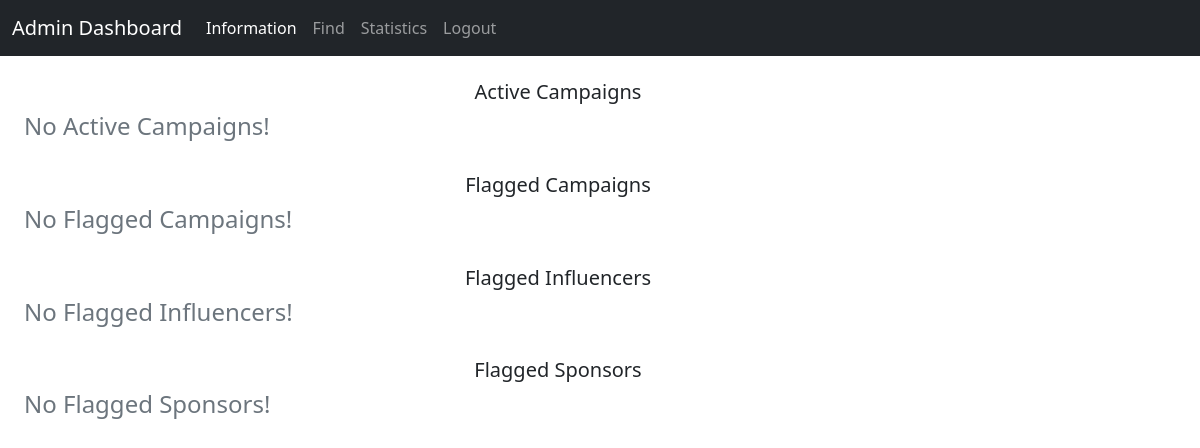
Before: /admin_dashboard with the older database file.
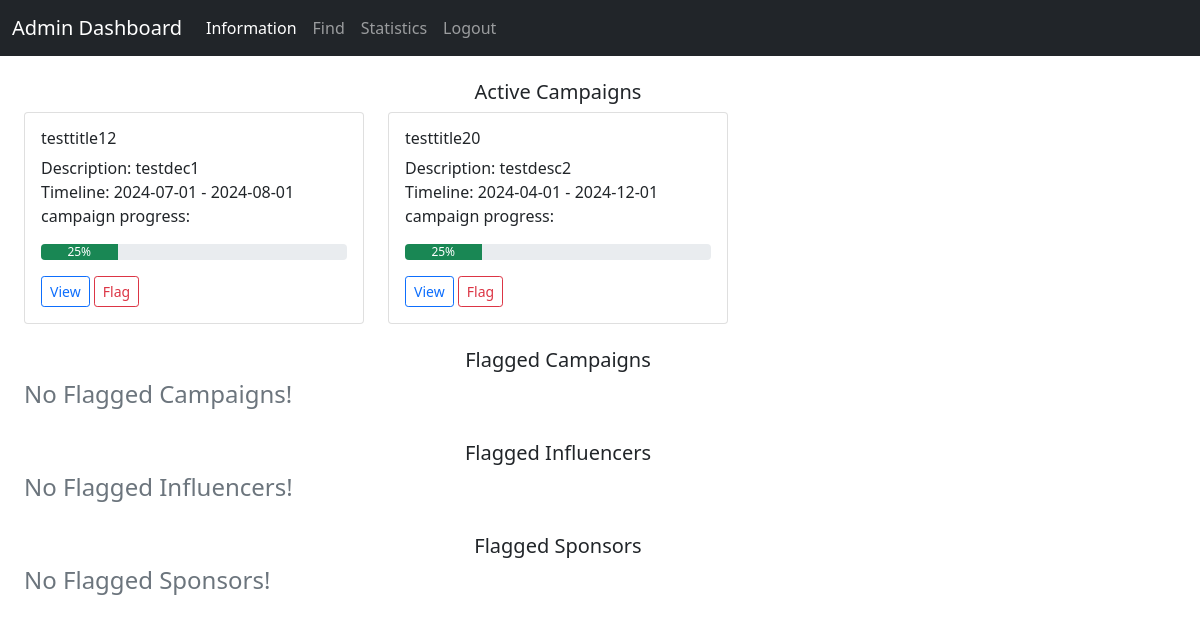
After: the same page with the newer database file.
### backend/models.py (models this page shows)
class Campaign(db.Model):
    __tablename__ = 'campaign'
    id = db.Column(db.Integer, primary_key=True)
    sponsor_id = db.Column(db.Integer, db.ForeignKey('sponsor.id'), nullable=False)
    visibility = db.Column(db.Enum('private', 'public'), default='public', nullable=False)
    title = db.Column(db.String, nullable=False)
    description = db.Column(db.String)
    goal = db.Column(db.String)
    start_date = db.Column(db.Date, nullable=False)
    end_date = db.Column(db.Date, nullable=False)
    budget = db.Column(db.Float, nullable=False)
    flagged = db.Column(db.Boolean, default=False)
    ad_request = db.relationship('Ad_Request', backref='campaign')

### backend/controllers.py (the view)
@app.route('/admin_dashboard', methods=['GET', 'POST'])
def admin_dashboard():
    return render_template('admin_dashboard.html', active_campaigns=fetch_active_campaigns(), flagged_campaigns=fetch_flagged_campaigns(),
                           flagged_influencers=fetch_flagged_influencers(), flagged_sponsors=fetch_flagged_sponsors())

### backend/controllers.py (called while the page is built)
def fetch_flagged_campaigns():
    campaigns = Campaign.query.filter_by(flagged=True).all()
    flagged_campaigns = {}
    for campaign in campaigns:
        if campaign.id not in flagged_campaigns.keys():
            flagged_campaigns[campaign.id] = {'title': campaign.title, 'description': campaign.description}
    return flagged_campaigns

def fetch_flagged_influencers():
    influencers = Influencer.query.filter_by(flagged=True).all()
    flagged_influencers = {}
    for influencer in influencers:
        if influencer.id not in flagged_influencers.keys():
            flagged_influencers[influencer.id] = {'fname': influencer.first_name, 'lname': influencer.last_name, 'username': influencer.username}
    return flagged_influencers

def fetch_flagged_sponsors():
    sponsors = Sponsor.query.filter_by(flagged=True).all()
    flagged_sponsors = {}
    for sponsor in sponsors:
        if sponsor.id not in flagged_sponsors.keys():
            flagged_sponsors[sponsor.id] = {'fname': sponsor.first_name, 'lname': sponsor.last_name, 'username': sponsor.username}
    return flagged_sponsors

### templates/admin_dashboard.html (shortened to what the changed rows need)
<!DOCTYPE html>
<html lang="en">
<head>
    <link href="https://cdn.jsdelivr.net/npm/bootstrap@5.0.2/dist/css/bootstrap.min.css" rel="stylesheet">
</head>
<body>
    <div id="container">
        <div class="container row">
            <h5 class="text-center"><br>Active Campaigns</h5>
            {% if active_campaigns %}
                {% for key,value in active_campaigns.items() %}
                    <div class="col-sm-4">
                        <div class="card">
                            <div class="card-body">
                                <h6 class="card-title">{{ value.title }}</h6>
                                <p class="card-text">
                                    Description: {{ value.description }}<br>
                                    Timeline: {{ value.start_date }} - {{ value.end_date }}
                                    campaign progress:
                                    <div class="progress">
                                        <div class="progress-bar bg-success" role="progressbar" style="width: 25%" aria-valuenow="25" aria-valuemin="0" aria-valuemax="100">25%</div>
                                    </div>
                                </p>
                                <a href="/campaign_details/{{ key }}" class="btn btn-outline-primary btn-sm">View</a>
                                <button type="button" class="btn btn-outline-danger btn-sm">Flag</button>
                            </div>
                        </div>
                    </div>
                {% endfor %}
            {% else %}
                <h4 class="text-secondary">No Active Campaigns!</h4>
            {% endif %}
        </div>
    </div>
</body>
</html>

Changed rows visible on the page:
added Campaign: title "testtitle12", description "testdec1", start_date "2024-07-01", end_date "2024-08-01"
added Campaign: title "testtitle20", description "testdesc2", start_date "2024-04-01", end_date "2024-12-01"
Other visible differences:
new list line: "Description: Timeline: - campaign progress: 25% View Flag"
text no longer shown: "No Active Campaigns!"
